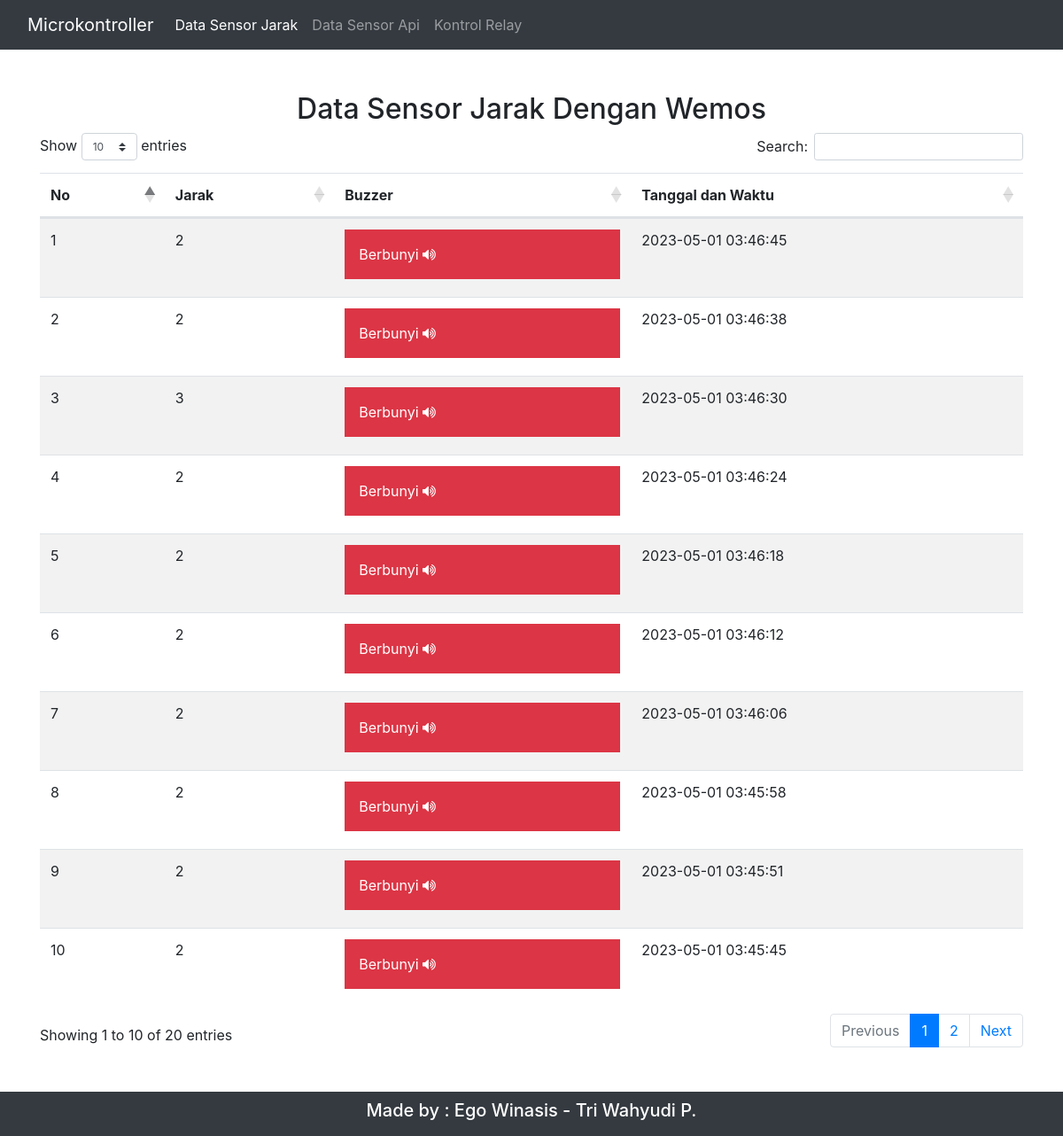
The page / on the database its author committed.
### tables this page shows
CREATE TABLE `data` (
  `id` int(11) NOT NULL,
  `jarak` int(11) NOT NULL,
  `buzzer` varchar(50) NOT NULL,
  `createdAt` timestamp NOT NULL DEFAULT current_timestamp()
);

### application/controllers/Data.php (called while the page is built, shortened)
<?php
class Data extends CI_Controller
{
    function __construct()
    {
        $this->load->helper('url');
    }
    public function index()
    {
        $query = $this->db->query("SELECT * FROM data ORDER BY createdAt DESC LIMIT 20 ");
        $data['jarak'] = $query->result();
        $data['title'] = "Data Sensor Jarak";
        $this->load->view("v_header", $data);
        $this->load->view("v_index", $data);
        $this->load->view("v_footer", $data);
    }
}

### index.php (called while the page is built, shortened)
<?php
require_once BASEPATH.'core/CodeIgniter.php';

### application/views/v_index.php (the view, shortened to what this page needs)
<section>
    <div class="container my-5 mx-auto">
        <div class="row">
            <h2 class="mx-auto">Data Sensor Jarak Dengan Wemos</h2>
            <div class="col-12">
                <table class="table table-striped" id="tableJarak">
                    <thead>
                        <tr>
                            <th scope="col">No</th>
                            <th scope="col">Jarak</th>
                            <th scope="col">Buzzer</th>
                            <th scope="col">Tanggal dan Waktu</th>
                        </tr>
                    </thead>
                    <tbody id="bodyJarak">
                        <?php $i = 1;?>
                        <?php foreach ($jarak as $isi) : ?>
                            <tr>
                                <td><?= $i++?></td>
                                <td><?= $isi->jarak?></td>
                                <?php if($isi->buzzer == "Berbunyi") :?>
                                <td>
                                <div class="p-3 mb-2 bg-danger text-white">
                                    <?= $isi->buzzer?> <i class="fa fa-volume-up" aria-hidden="true"></i>
                                </div>
                                </td>
                                <?php endif ?>
                                <td><?= $isi->createdAt ?></td>
                            </tr>
                        <?php endforeach ?>
                    </tbody>
                </table>
            </div>
        </div>
    </div>
</section>

### application/views/v_header.php (style rules this page uses)
section { min-height: 600px; }

### rows shown on the page
data: jarak "2", buzzer "Berbunyi", createdAt "2023-05-01 03:46:45"
data: jarak "2", buzzer "Berbunyi", createdAt "2023-05-01 03:46:38"
data: jarak "3", buzzer "Berbunyi", createdAt "2023-05-01 03:46:30"
data: jarak "2", buzzer "Berbunyi", createdAt "2023-05-01 03:46:24"
data: jarak "2", buzzer "Berbunyi", createdAt "2023-05-01 03:46:18"
data: jarak "2", buzzer "Berbunyi", createdAt "2023-05-01 03:46:12"
data: jarak "2", buzzer "Berbunyi", createdAt "2023-05-01 03:46:06"
data: jarak "2", buzzer "Berbunyi", createdAt "2023-05-01 03:45:58"
data: jarak "2", buzzer "Berbunyi", createdAt "2023-05-01 03:45:51"
data: jarak "2", buzzer "Berbunyi", createdAt "2023-05-01 03:45:45"
